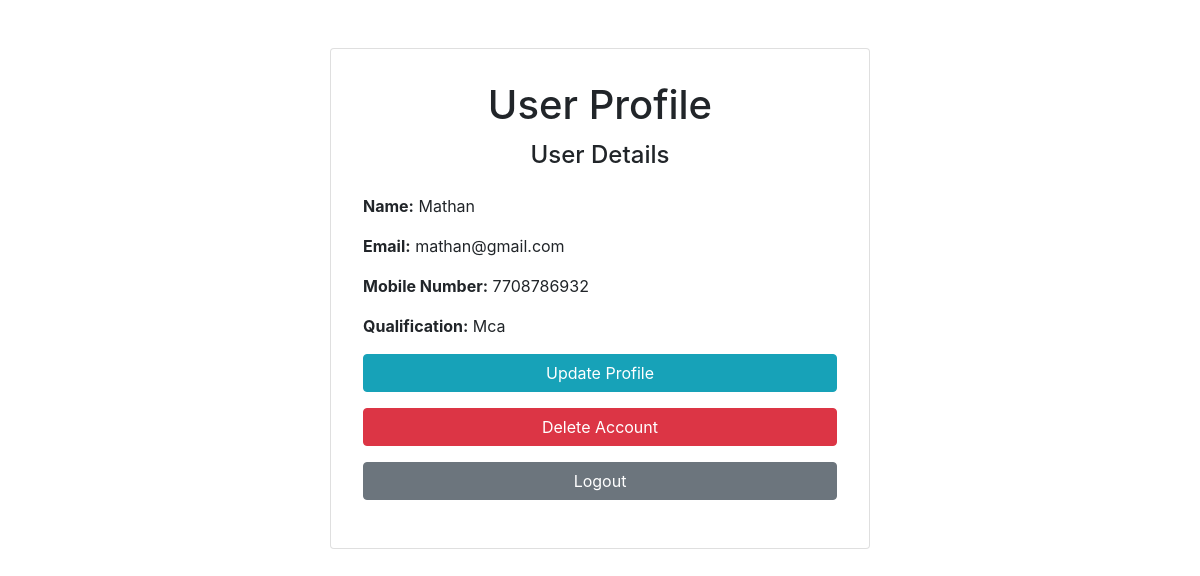
The app's page /read.php (signed in) with its own data.
### tables this page shows
CREATE TABLE `llog` (
  `id` int(11) NOT NULL,
  `name` varchar(255) NOT NULL,
  `email` varchar(255) NOT NULL,
  `mobileno` varchar(15) NOT NULL,
  `qualification` varchar(255) NOT NULL,
  `password` varchar(255) NOT NULL,
  `approved` tinyint(1) DEFAULT 0,
  `created_at` timestamp NOT NULL DEFAULT current_timestamp()
);

### read.php (the view, shortened to what this page needs)
<?php
require_once('crud.php');
$userId = $_SESSION['userid'];
$sql = "SELECT * FROM `llog` WHERE id = ?";
$stmt = $conn->prepare($sql);
$stmt->bind_param("i", $userId);
$stmt->execute();
$result = $stmt->get_result();
$user = $result->fetch_assoc();
?>
<!DOCTYPE html>
<html lang="en">
<head>
    <link rel="stylesheet" href="https://stackpath.bootstrapcdn.com/bootstrap/4.5.2/css/bootstrap.min.css">
</head>
<body>
    <div class="container">
        <div class="row justify-content-center mt-5">
            <div class="col-md-8 col-lg-6">
                <div class="card">
                    <div class="card-body">
                        <h1 class="card-title text-center">User Profile</h1>
                        <div class="text-center mb-4">
                            <h4 class="card-title">User Details</h4>
                        </div>
                        <p class="card-text"><strong>Name:</strong> <?php echo htmlspecialchars($user['name']); ?></p>
                        <p class="card-text"><strong>Email:</strong> <?php echo htmlspecialchars($user['email']); ?></p>
                        <p class="card-text"><strong>Mobile Number:</strong> <?php echo htmlspecialchars($user['mobileno']); ?></p>
                        <p class="card-text"><strong>Qualification:</strong> <?php echo htmlspecialchars($user['qualification']); ?></p>
                        <a href="update.php" class="btn btn-info btn-block">Update Profile</a>
                        <a href="delete.php" class="btn btn-danger btn-block">Delete Account</a>
                        <a href="logout.php" class="btn btn-secondary btn-block">Logout</a>
                    </div>
                </div>
            </div>
        </div>
    </div>
</body>
</html>

### read.php (style rules this page uses)
.card-body { padding: 2rem; }
.btn-block { margin-bottom: 1rem; }

### records on screen
llog: name "Mathan", email "mathan@gmail.com", mobileno "7708786932", qualification "Mca"
